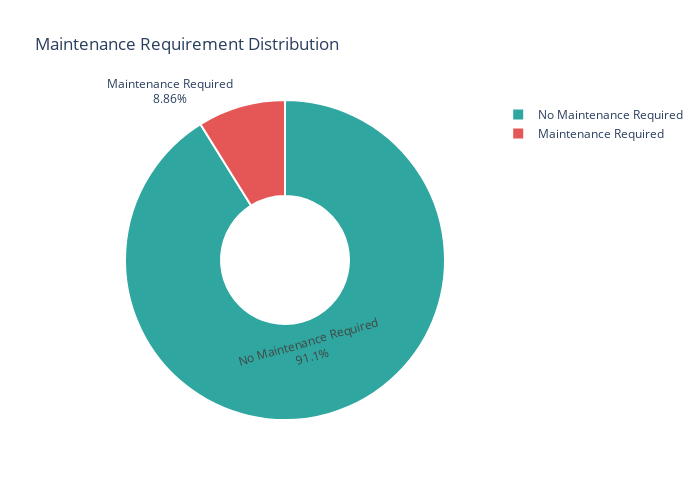

This figure's notebook cell:
### Code cell
# How much % of machines requiring maintainence:
total = len(df)
yes_count = (df['Maintenance_Required'] == 'Yes').sum()
percentage_yes = (yes_count / total) * 100 if total > 0 else 0

print(f"Total machines: {total}")
print(f"Machines needing maintenance: {yes_count} ({percentage_yes:.2f}%)")
print(f"Machines NOT needing maintenance: {total - yes_count} ({100 - percentage_yes:.2f}%)")

#pie chart:
labels = ['Maintenance Required', 'No Maintenance Required']
values = [yes_count, total - yes_count]
fig = go.Figure(
    data=[go.Pie(labels=labels, values=values, hole=0.4,
                 marker=dict( colors=['#E45756', '#2FA7A0'],
                line=dict(color='white', width=2)),
            textinfo='percent+label',
            hoverinfo='label+value+percent')])

fig.update_layout(
    title='Maintenance Requirement Distribution',
    template='plotly_white',
    width=700,
    height=500)
fig.show()

### Figure 1 — Plotly figure (JSON) as saved in the notebook; plotly's stock layout.template omitted (floating-point values rounded to 4 significant figures)
{"data": [{"hole": 0.4, "hoverinfo": "label+value+percent", "labels": ["Maintenance Required", "No Maintenance Required"], "marker": {"colors": ["#E45756", "#2FA7A0"], "line": {"color": "white", "width": 2}}, "textinfo": "percent+label", "type": "pie", "values": [443, 4557]}], "layout": {"height": 500, "title": {"text": "Maintenance Requirement Distribution"}, "width": 700}}
